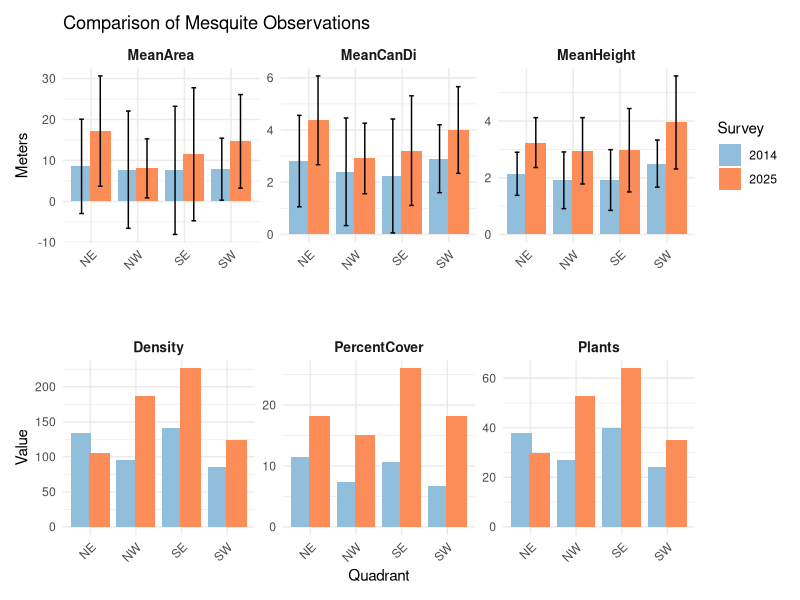

Recreate this plot in R.
#rad census to 60m

#===============================================================================
#Load necessary packages--------------------------------------------------------
#===============================================================================
library(dplyr)
library(ggplot2)
library(tidyverse)
library(patchwork)

#===============================================================================
#Format 2025 data---------------------------------------------------------------
#===============================================================================
census_dat <- read.csv("./Data/GitData/US-SRG_WoodyPlantCensus_28052025.csv")
avg_census_dat <- census_dat%>%
  group_by(ID)%>%
  reframe(Species = Species,
            Quadrant = Quadrant,
            Distance = Distance,
            BasalDiameter = mean(BasalDiameter, na.rm = T),
            CrownDiameter = mean(CrownDiameter, na.rm = T),
            Height = Height)%>%
  filter(Species != "",
         Distance < 60)%>%
  mutate(Area = pi*((CrownDiameter/2)^2))%>%
  arrange(Quadrant, Species)

stats <- avg_census_dat %>%
  group_by(Quadrant, Species) %>%
  summarise(
    MeanHeight = mean(Height, na.rm = TRUE),
    SdHeight = sd(Height, na.rm = TRUE),
    MeanCanDi = mean(CrownDiameter, na.rm = TRUE),
    SdCanDi = sd(CrownDiameter, na.rm = TRUE),
    MeanArea = mean(Area, na.rm = TRUE),
    SdArea = sd(Area, na.rm = TRUE),
    Plants = n(),
    PercentCover = sum(Area) / (((60^2) * pi) / 4)*100,
    Density = Plants * 10000 / (((60^2) * pi) / 4),
    .groups = "drop"
  ) %>%
  mutate(across(where(is.numeric), ~ round(.x, 2)))

#===============================================================================
#Format 2014 data---------------------------------------------------------------
#===============================================================================
russ_data <- read.csv("./Data/GitData/SRG_WoodyCover_Oct_2014.csv")
avg_russ_data <- russ_data%>%
  group_by(CW_from_bearing)%>%
  mutate(Ht..cm. = Ht..cm./100,
         Diam..cm./100)%>%
  rename(Species = Plant,
         Quadrant = CW_from_bearing,
         Distance = Dist..m.,
         Height = Ht..cm.,
         CrownDiameter = Diam..cm.,
         Area = Area..m2.)%>%
  filter(Distance < 60)%>%
  #mutate(Area = pi*((CrownDiameter/2)^2))%>%
  arrange(Quadrant, Species)


russ_stats <- avg_russ_data %>%
  group_by(Quadrant, Species) %>%
  summarise(
    MeanHeight = mean(Height, na.rm = TRUE),
    SdHeight = sd(Height, na.rm = TRUE),
    MeanCanDi = mean(CrownDiameter, na.rm = TRUE)/100,
    SdCanDi = sd(CrownDiameter, na.rm = TRUE)/100,
    MeanArea = mean(Area, na.rm = TRUE),
    SdArea = sd(Area, na.rm = TRUE),
    Plants = n(),
    PercentCover = sum(Area) / (((60^2) * pi) / 4)*100,
    Density = Plants * 10000 / (((60^2) * pi) / 4),
    .groups = "drop"
  ) %>%
  mutate(across(where(is.numeric), ~ round(.x, 2)))

russ_stats <- russ_stats %>%
  mutate(Quadrant = case_when(
    Quadrant == 0   ~ "NE",
    Quadrant == 90  ~ "SE",
    Quadrant == 180 ~ "SW",
    Quadrant == 270 ~ "NW",
    TRUE            ~ as.character(Quadrant)))

#===============================================================================
#Combine dataframes and calc stats----------------------------------------------
#===============================================================================
russ_stats <- russ_stats %>%
  mutate(Survey = "2014")
stats <- stats %>%
  mutate(Survey = "2025")

combined_stats <- bind_rows(russ_stats, stats)%>%
  filter(Species == "MES")


#Variables with sd: 
mean_vars <- c("MeanHeight", "MeanCanDi", "MeanArea")
sd_vars   <- c("SdHeight",   "SdCanDi",   "SdArea")

mean_df <- combined_stats %>%
  select(Quadrant, Survey, all_of(mean_vars)) %>%
  pivot_longer(cols = all_of(mean_vars), names_to = "Variable", values_to = "Mean")

sd_df <- combined_stats %>%
  select(Quadrant, Survey, all_of(sd_vars)) %>%
  pivot_longer(cols = all_of(sd_vars), names_to = "Variable", values_to = "SD") %>%
  mutate(Variable = str_replace(Variable, "Sd", "Mean"))

stats_long <- left_join(mean_df, sd_df, by = c("Quadrant", "Survey", "Variable"))


#Variables without sd: 
extra_vars <- c("Plants", "PercentCover", "Density")

extra_long <- combined_stats %>%
  select(Quadrant, Survey, all_of(extra_vars)) %>%
  pivot_longer(cols = all_of(extra_vars), names_to = "Variable", values_to = "Value")

#===============================================================================
#Plot measurements with/without mean and sd-------------------------------------
#===============================================================================
#Vars w/ mean and sd
p1 <- ggplot(stats_long, aes(x = Quadrant, y = Mean, fill = Survey)) +
  geom_bar(stat = "identity", position = position_dodge(width = 0.8)) +
  geom_errorbar(aes(ymin = Mean - SD, ymax = Mean + SD),
                position = position_dodge(width = 0.8), width = 0.2) +
  facet_wrap(~ Variable, scales = "free_y", nrow = 1) +
  scale_fill_manual(values = c("2014" = "#91bfdb", "2025" = "#fc8d59")) +
  labs(
    title = "Comparison of Mesquite Observations",
    x = "",
    y = "Meters",
    fill = "Survey"
  ) +
  theme_minimal() +
  theme(
    strip.text = element_text(size = 10, face = "bold"),
    axis.text.x = element_text(angle = 45, hjust = 1)
  )


#Vars w/o mean and sd
p2 <- ggplot(extra_long, aes(x = Quadrant, y = Value, fill = Survey)) +
  geom_bar(stat = "identity", position = position_dodge(width = 0.8)) +
  facet_wrap(~ Variable, scales = "free_y", nrow = 1) +
  scale_fill_manual(values = c("2014" = "#91bfdb", "2025" = "#fc8d59")) +
  labs(
    title = "",
    x = "Quadrant",
    y = "Value",
    fill = "Survey"
  ) +
  theme_minimal() +
  theme(
    strip.text = element_text(size = 10, face = "bold"),
    axis.text.x = element_text(angle = 45, hjust = 1),
    legend.position = "none"
  )

#combine plots
p1 / p2
